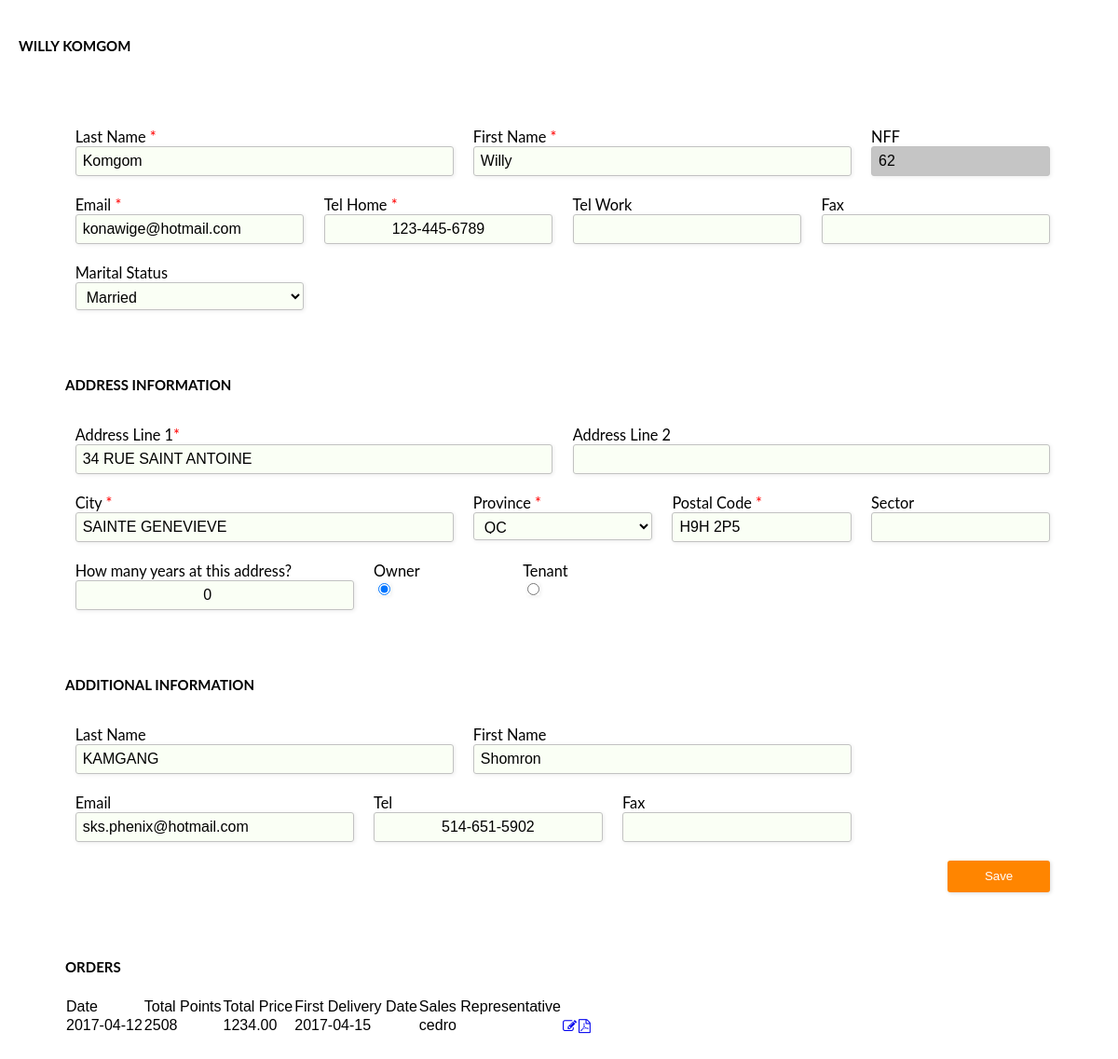
The page /order/customer.php?id=62 (signed in) on the database its author committed.
### tables this page shows
CREATE TABLE `customer` (
  `id` int(10) UNSIGNED NOT NULL,
  `lastname` varchar(30) NOT NULL,
  `firstname` varchar(30) NOT NULL,
  `maritalstatus` enum('SINGLE','MARRIED','GIVEN PARTNER') NOT NULL,
  `numdependent` tinyint(3) UNSIGNED DEFAULT NULL,
  `streetaddress1` varchar(60) NOT NULL,
  `streetaddress2` varchar(60) NOT NULL,
  `city` varchar(30) NOT NULL,
  `province` varchar(2) NOT NULL,
  `postalcode` varchar(7) NOT NULL,
  `sector` varchar(16) DEFAULT NULL,
  `owner` tinyint(1) DEFAULT NULL,
  `howlongyear` tinyint(3) UNSIGNED DEFAULT NULL,
  `phone` varchar(14) NOT NULL,
  `workphone` varchar(14) DEFAULT NULL,
  `email` varchar(320) DEFAULT NULL,
  `fax` varchar(14) DEFAULT NULL,
  `lastname2` varchar(30) DEFAULT NULL,
  `firstname2` varchar(30) DEFAULT NULL,
  `phone2` varchar(14) DEFAULT NULL,
  `fax2` varchar(14) DEFAULT NULL,
  `email2` varchar(320) DEFAULT NULL,
  `password` text NOT NULL
);

CREATE TABLE `form_completion` (
  `id` int(10) UNSIGNED NOT NULL,
  `customer_id` int(10) UNSIGNED NOT NULL,
  `total_points` int(10) UNSIGNED NOT NULL,
  `price` decimal(18,2) UNSIGNED NOT NULL,
  `rebate` decimal(18,2) NOT NULL,
  `subtotal` decimal(18,2) NOT NULL,
  `deposit` decimal(18,2) NOT NULL,
  `total` decimal(18,2) NOT NULL,
  `notice` text NOT NULL,
  `cc_flag` tinyint(1) NOT NULL,
  `cc_notes` text NOT NULL,
  `cc_number` varchar(16) NOT NULL,
  `cc_month` enum('JAN','FEB','MAR','APR','MAY','JUN','JUL','AUG','SEPT','OCT','NOV','DEC') NOT NULL,
  `cc_year` varchar(4) NOT NULL,
  `cc_ccv` varchar(3) NOT NULL,
  `cc_name` varchar(100) NOT NULL,
  `preauthorized_flag` tinyint(1) NOT NULL,
  `preauthorized_notes` text NOT NULL,
  `cash_flag` tinyint(1) NOT NULL,
  `cash_notes` text NOT NULL,
  `conditions_nummonths` tinyint(3) UNSIGNED NOT NULL,
  `conditions_startcontractdate` date NOT NULL,
  `conditions_firstdeliverydate` date NOT NULL,
  `conditions_numwithdrawals` tinyint(3) UNSIGNED NOT NULL,
  `conditions_withdrawalamount` decimal(10,2) NOT NULL,
  `conditions_firstwithdrawaldate` date NOT NULL,
  `signature_date` date NOT NULL,
  `signature_address` varchar(255) NOT NULL,
  `signature_merchant_name` varchar(100) NOT NULL,
  `signature_merchant_url` varchar(255) NOT NULL,
  `signature_consumer_name` varchar(100) NOT NULL,
  `signature_consumer_url` varchar(255) NOT NULL,
  `signature_consumer2_name` varchar(100) NOT NULL,
  `signature_consumer2_url` varchar(255) NOT NULL,
  `status` smallint(1) NOT NULL DEFAULT '0',
  `formId` varchar(30) NOT NULL,
  `edited_points` int(10) NOT NULL DEFAULT '0',
  `representative_id` smallint(5) UNSIGNED NOT NULL
);

### order/customer.php (the view, shortened to what this page needs)
<?php
include '../inc/header.php';
if (isset($_GET['id'])) {
    $id = $_GET['id'];
    $sql = "SELECT * FROM customer WHERE id=$id";
    $sql2 = "SELECT * FROM form_completion WHERE customer_id=$id";
    $result = $conn->query($sql);
    $row = $result->fetch_assoc();
?>
<div class="form-style-2">
	<div class="form-style-2-heading"><?php echo $row["firstname"]." ". $row["lastname"];?></div>
	<form method="post" id="validate1" action="../actions/actionedit.php">
		<div class="form-style-2-heading"></div>
		<div class="row">
			<div class="section section-40">
				<p>Last Name <span class="required">*</span></p>
				<input type="text" class="input-field mandatory" name="lastname" value="<?php echo $row["lastname"];?>" />
			</div>
			<div class="section section-40">
				<p>First Name <span class="required">*</span></p>
				<input type="text" class="input-field mandatory" name="firstname" value="<?php echo $row["firstname"];?>" />
			</div>
			<div class="section section-20">
				<p>NFF</p>
				<input type="text" class="input-field disabled" tabIndex="-1" name="nff" value="<?php echo $row["id"];?>" readonly/>
			</div>
		</div>
		<div class="row">
			<div class="section section-25">
				<p>Email <span class="required">*</span></p>
				<input type="email" class="input-field mandatory" name="email" value="<?php echo $row["email"];?>" />
			</div>
			<div class="section section-25">
				<p>Tel Home <span class="required">*</span></p>
			    <span>
				    <input type="tel" class="tel-number-field mandatory" name="phone" value="<?php echo $row["phone"];?>" maxlength="10" />
				</span>
			</div>
			<div class="section section-25">
			    <p>Tel Work</p>
			    <span style="width:100%">
				    <input type="tel" class="tel-number-field" name="workphone" value="<?php echo $row["workphone"];?>" maxlength="10" />
			    </span>
			</div>
			<div class="section section-25">
			    <p>Fax</p>
			    <span style="width:100%">
				    <input type="tel" class="tel-number-field" name="fax" value="<?php echo $row["fax"];?>" maxlength="10" />
			    </span>
			</div>
		</div>
		<div class="row">
			<div class="section section-25">
				<p>Marital Status</p>
				  <select name="maritalstatus" class="select-field">
				    <option <?php if ($row["maritalstatus"]==="MARRIED") echo "selected";?>>Married</option>
				  </select>
			</div>
		</div>
		<div class="row">
			<div class="space1"></div>
		</div>
		<div class="form-style-2-heading">Address Information</div>
		<div class="row">
			<div class="section section-50">
				<p>Address Line 1<span class="required">*</span></p>
				<input type="text" class="input-field mandatory" name="streetaddress1" value="<?php echo $row["streetaddress1"];?>" />
			</div>
			<div class="section section-50">
				<p>Address Line 2</p>
				<input type="text" class="input-field" name="streetaddress2" value="<?php echo $row["streetaddress2"];?>" />
			</div>
		</div>
		<div class="row">
			<div class="section section-40">
				<p>City <span class="required">*</span></p>
				<input type="text" class="input-field mandatory" name="city" value="<?php echo $row["city"];?>" />
			</div>
			<div class="section section-20">
				<p>Province <span class="required">*</span></p>
				<select name="province" class="select-field mandatory">
				    <option <?php if ($row["province"]==="QC") echo "selected";?>>QC</option>
				</select>
			</div>
			<div class="section section-20">
				<p>Postal Code <span class="required">*</span></p>
				<input type="text" class="input-field postalcode mandatory" name="postal" value="<?php echo $row["postalcode"];?>"/>
			</div>
			<div class="section section-20">
				<p>Sector</p>
				<input type="text" class="input-field" name="sector" value="<?php echo $row["sector"];?>" />
			</div>
		</div>
		<div class="row">
			<div class="section section-30">
				<p>How many years at this address?</p>
				<input type="number" class="tel-number-field" name="howlong" value="<?php echo $row["howlongyear"];?>" />
			</div>
			<div class="section section-15">
				<p>Owner</p>
				<input type="radio" class="checkbox-field" name="owner" value="1" <?php if ($row["owner"]==='1') echo "checked";?>/>
			</div>
			<div class="section section-10">
				<p>Tenant</p>
				<input type="radio" class="checkbox-field" name="owner" value="0" <?php if ($row["owner"]==='0') echo "checked";?>/>
			</div>
		</div>
		<div class="row">
			<div class="space1"></div>
		</div>
		<div class="form-style-2-heading">Additional Information</div>
		<div class="row">
			<div class="section section-40">
				<p>Last Name</p>
				<input type="text" class="input-field" name="lastname2" value="<?php echo $row["lastname2"];?>" />
			</div>
			<div class="section section-40">
				<p>First Name</p>
				<input type="text" class="input-field" name="firstname2" value="<?php echo $row["firstname2"];?>" />
			</div>
		</div>
		<div class="row">
			<div class="section section-30">
				<p>Email</p>
				<input type="email" class="input-field" name="email2" value="<?php echo $row["email2"];?>" />
			</div>
			<div class="section section-25">
			    <p>Tel</p>
			    <span style="width:100%">
				    <input type="tel" class="tel-number-field" name="phone2" value="<?php echo $row["phone2"];?>" maxlength="10" />
			    </span>
			</div>
			<div class="section section-25">
			    <p>Fax</p>
			    <span style="width:100%">
				    <input type="tel" class="tel-number-field" name="fax2" value="<?php echo $row["fax2"];?>" maxlength="10" />
			    </span>
			</div>
		</div>
		<div class="row">
			<div class="section section-100">
				<input type="submit" name="submitform" value="Save" class="right"/>
			</div>
		</div>
		<div class="row">
			<div class="space1"></div>
		</div>
		<div class="form-style-2-heading">Orders</div>
		<div class="row" id="input_fields_wrap">
			<?php
				$result2 = $conn->query($sql2);
				echo "<table>";
				echo "<thead><tr>";
				echo "<td>Date</td><td>Total Points</td><td>Total Price</td><td>First Delivery Date</td><td>Sales Representative</td><td></td>";
				echo "</tr></thead>";
				while ($row2 = $result2->fetch_assoc())
				{
					echo "<tr>";
					echo "<td>$row2[signature_date]</td><td>$row2[total_points]</td><td>$row2[price]</td><td>$row2[conditions_firstdeliverydate]</td><td>".
					"$row2[signature_merchant_name]</td><td><a href='edit.php?id=$row2[id]'><i class='fa fa-edit'></i></a></td>".
					"<td><a href='print.php?id=$row2[id]'><i class='fa fa-file-pdf-o'></i></a></td>";
					echo "</tr>";
				}
				echo "</table>";
			?>
		</div>
	</form>
</div>
<?php
}
?>

### order/css/signature-pad.css (style rules this page uses)
.left, .right { bottom: 0; margin: 0 !important; }
.right { float: right; }

### order/css/style.css (style rules this page uses)
.row { width:100%; clear:both; }
.row > div { padding: 10px 0; }
.form-style-2 { width: calc(100% - 32px); padding: 0 12px 10px 20px; font: 13px Arial, Helvetica, sans-serif; margin: 0 auto; padding-bottom: 70px; }
.form-style-2-heading { font-weight: bold; margin-bottom: 20px; font-size: 15px; padding-bottom: 4px; font-family:Lato, sans-serif; text-transform: uppercase; margin-top: 40px; }
div.section { margin: 0px 1% 0px 1%; float: left; }
div.section > p { font-family: Lato,sans-serif !important; font-size: 1.257em; line-height: 1.2857em !important; font-weight: 400 !important; }
form { padding: 0 100px; }
div { margin: 10px 0; }
div.section > p { font-weight: bold; margin: 0; }
span.required { color:red; }
.tel-number-field { text-align: center; width: 100%; }
.checkbox-field { text-align: center; }
.space1 { height: 1px; }
.section-10 { width: 8%; }
.section-15 { width: 13%; }
.section-20 { width: 18%; }
.section-25 { width: 23%; }
.section-30 { width: 28%; }
.section-40 { width: 38%; }
.section-50 { width: 48%; }
.section-100 { width: 98%; }
input.input-field { width: 100%; }
input.input-field, .tel-number-field, .textarea-field, .checkbox-field, .select-field, select { box-sizing: border-box; -webkit-box-sizing: border-box; -moz-box-sizing: border-box; border: 1px solid #C2C2C2; box-shadow: 1px 1px 4px #EBEBEB; -moz-box-shadow: 1px 1px 4px #EBEBEB; -webkit-box-shadow: 1px 1px 4px #EBEBEB; border-radius: 3px; -webkit-border-radius: 3px; -moz-border-radius: 3px; padding: 6px 7px; outline: none; font-size: 16px; line-height: 16px; background: rgba(248, 255, 241, 0.72); }
.input-field:focus, .tel-number-field:focus, .textarea-field:focus, .checkbox-field, .select-field:focus, .highlight, select { border: 1px solid #0C0; }
select, option { height:30px; width: 100%; }
input[type=submit], input[type=button] { border: none; padding: 9px 40px 10px 40px; background: #FF8500; color: #fff; box-shadow: 1px 1px 4px #DADADA; -moz-box-shadow: 1px 1px 4px #DADADA; -webkit-box-shadow: 1px 1px 4px #DADADA; border-radius: 3px; -webkit-border-radius: 3px; -moz-border-radius: 3px; }
.disabled { background-color:#EBEBE4; }
a:-webkit-any-link { text-decoration: none; }
i.fa { font-style: normal; font-size: 15px; subletter-spacing: 0.5px; }
table { border-spacing: 0px; }
input.input-field.disabled { background: #c5c5c5; }
@media screen and (max-device-width: 1023px) { form { padding: 0 50px; } }

### rows shown on the page
customer: firstname "WILLY", lastname "KOMGOM", lastname "Komgom", firstname "Willy", nff "62", email "konawige@hotmail.com", phone "123-445-6789", maritalstatus "Married", streetaddress1 "34 RUE SAINT ANTOINE", city "SAINTE GENEVIEVE", province "QC", postal "H9H 2P5", howlong "0", owner "☑", lastname2 "KAMGANG", firstname2 "Shomron", email2 "sks.phenix@hotmail.com", phone2 "514-651-5902"
form_completion: signature_date "2017-04-12", total_points "2508", price "1234.00", conditions_firstdeliverydate "2017-04-15", signature_merchant_name "cedro"
